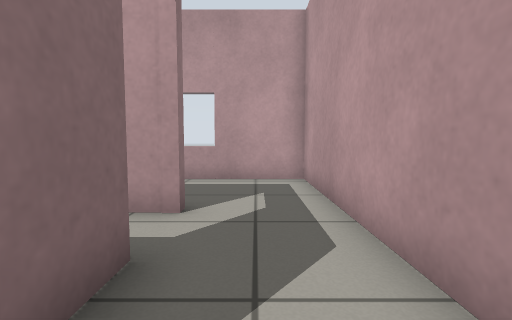
view 1 (above)

12 first-person views from a walk through a Gazebo world. The camera is 0.59 m above the floor, tilts 4° down and sees 85° across. The floor is counted in squares, 0.5 m on a side. Each view is taken from the middle of a square. On the plan, view 1 faces up. The plan holds only what a view shows up to about 12 squares ahead; the rest is blank.

view 2
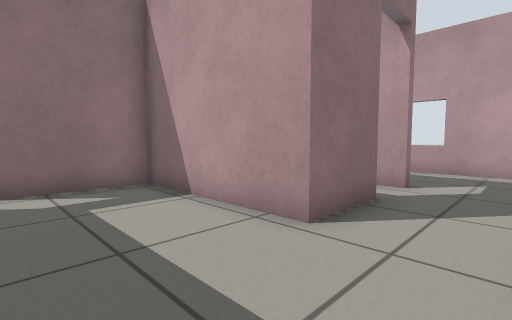

view 3
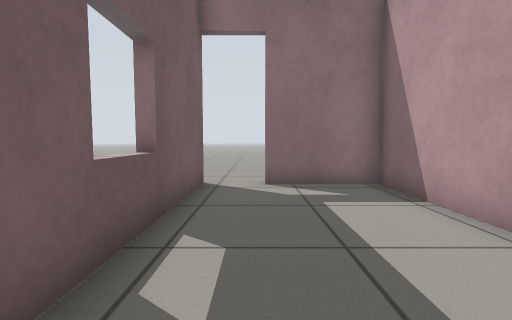

view 4
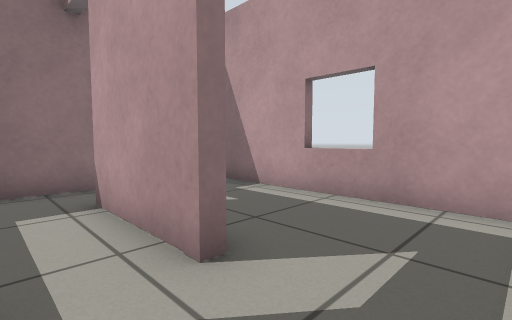

view 5
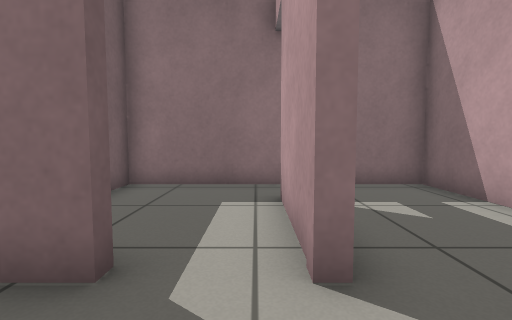

view 6
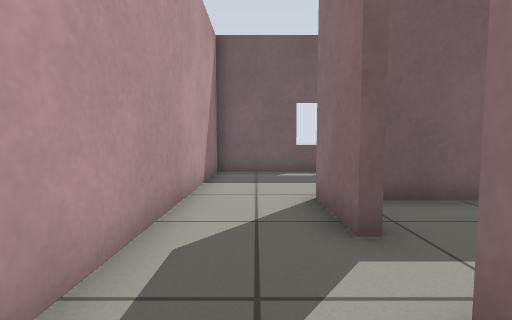

view 7
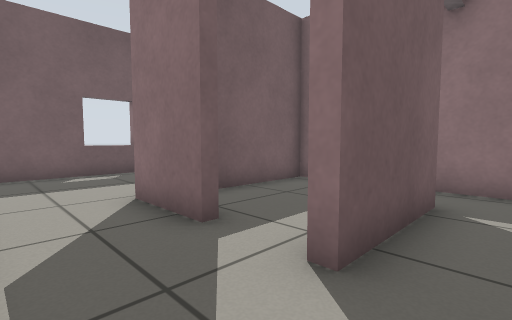

view 8
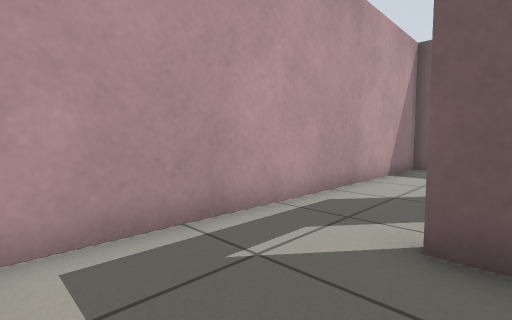

view 9
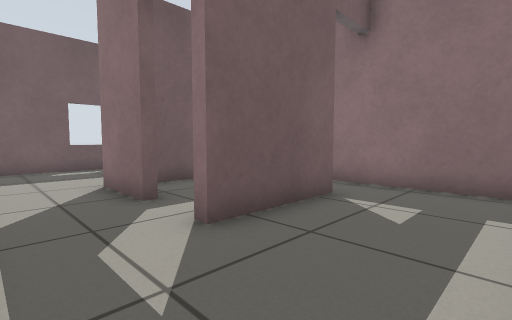

view 10
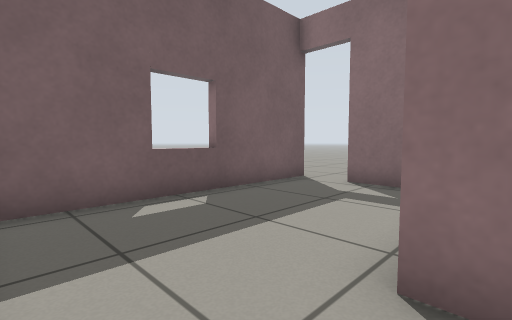

view 11
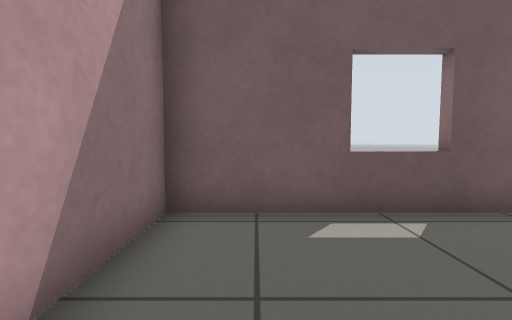

view 12
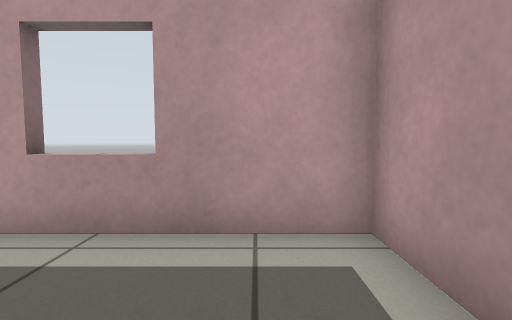

### Floor plan
Ten units are one square. View 1 is at (0, 0); x grows to the right and y downward. Boxes are objects, and circles mark ways between rooms. Rooms are numbered by the first view taken in them; rooms with no view inside come last. Other rooms are left out.
<svg viewBox="-72 -90 92 140">
<path fill="none" stroke="#000" d="M-12 -3 -64 -3 -64 28M-67 45 15 45 15 5M-12 -27 -12 -3M-48 -48 -12 -48 -12 -45M15 5 15 -85 -64 -85 -64 -50M-64 -50 -64 -6 -24 -6M-12 -45 -48 -45"/>
<circle cx="5" cy="-5" r="3" fill="#2a7"/>
<circle cx="-10" cy="-35" r="3" fill="#2a7"/>
<text x="-20" y="20">1</text>
<text x="-10" y="-60">2</text>
<text x="-40" y="-30">3</text>
</svg>
Room 1 opens to room 2. Room 2 opens to room 3.

Where each view was taken, in squares from view 1:
view 1: 0 up, 0 right, facing up
view 2: 3 down, 1 right, facing up-left
view 3: 3 down, 1 right, facing left
view 4: 3 up, 1 right, facing up-left
view 5: 4 up, 1 right, facing left
view 6: 6 up, 0 right, facing down
view 7: 6 up, 1 right, facing down-left
view 8: 8 up, 2 left, facing down-right
view 9: 8 up, 1 right, facing down-left
view 10: 1 up, 1 right, facing down-left
view 11: 0 up, 0 right, facing down
view 12: 5 up, 0 right, facing up
